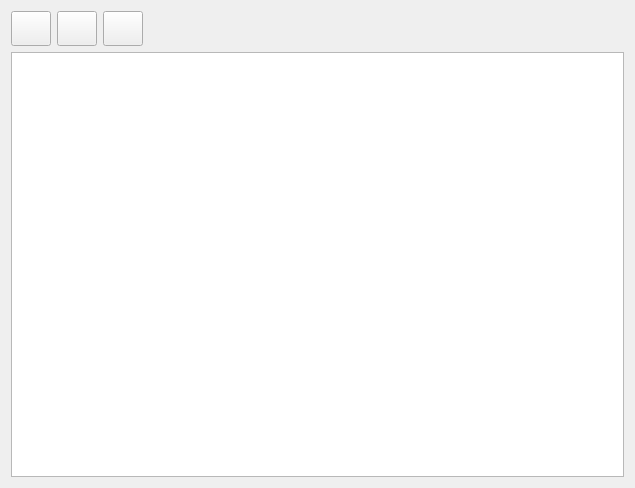
<?xml version="1.0" encoding="UTF-8"?>
<ui version="4.0">
 <class>Users</class>
 <widget class="QWidget" name="Users">
  <property name="geometry">
   <rect>
    <x>0</x>
    <y>0</y>
    <width>635</width>
    <height>488</height>
   </rect>
  </property>
  <property name="windowTitle">
   <string>Form</string>
  </property>
  <layout class="QVBoxLayout" name="verticalLayout">
   <item>
    <layout class="QHBoxLayout" name="horizontalLayout">
     <item>
      <widget class="QPushButton" name="btn_del">
       <property name="enabled">
        <bool>true</bool>
       </property>
       <property name="sizePolicy">
        <sizepolicy hsizetype="Fixed" vsizetype="Fixed">
         <horstretch>0</horstretch>
         <verstretch>0</verstretch>
        </sizepolicy>
       </property>
       <property name="minimumSize">
        <size>
         <width>40</width>
         <height>35</height>
        </size>
       </property>
       <property name="text">
        <string/>
       </property>
       <property name="icon">
        <iconset resource="../resources.qrc">
         <normaloff>:/icons/icons/delete.png</normaloff>:/icons/icons/delete.png</iconset>
       </property>
       <property name="shortcut">
        <string>Del</string>
       </property>
      </widget>
     </item>
     <item>
      <widget class="QPushButton" name="btn_refresh">
       <property name="sizePolicy">
        <sizepolicy hsizetype="Fixed" vsizetype="Fixed">
         <horstretch>0</horstretch>
         <verstretch>0</verstretch>
        </sizepolicy>
       </property>
       <property name="minimumSize">
        <size>
         <width>40</width>
         <height>35</height>
        </size>
       </property>
       <property name="text">
        <string/>
       </property>
       <property name="icon">
        <iconset resource="../resources.qrc">
         <normaloff>:/icons/icons/refresh.png</normaloff>:/icons/icons/refresh.png</iconset>
       </property>
       <property name="shortcut">
        <string>Ctrl+A</string>
       </property>
      </widget>
     </item>
     <item>
      <widget class="QPushButton" name="btn_make_admin">
       <property name="sizePolicy">
        <sizepolicy hsizetype="Fixed" vsizetype="Fixed">
         <horstretch>0</horstretch>
         <verstretch>0</verstretch>
        </sizepolicy>
       </property>
       <property name="minimumSize">
        <size>
         <width>40</width>
         <height>35</height>
        </size>
       </property>
       <property name="text">
        <string/>
       </property>
       <property name="icon">
        <iconset resource="../resources.qrc">
         <normaloff>:/icons/icons/crown.png</normaloff>:/icons/icons/crown.png</iconset>
       </property>
       <property name="shortcut">
        <string>Ctrl+A</string>
       </property>
      </widget>
     </item>
     <item>
      <spacer name="horizontalSpacer">
       <property name="orientation">
        <enum>Qt::Horizontal</enum>
       </property>
       <property name="sizeType">
        <enum>QSizePolicy::Expanding</enum>
       </property>
       <property name="sizeHint" stdset="0">
        <size>
         <width>40</width>
         <height>20</height>
        </size>
       </property>
      </spacer>
     </item>
    </layout>
   </item>
   <item>
    <widget class="QTableWidget" name="tableWidget"/>
   </item>
   <item>
    <layout class="QHBoxLayout" name="horizontalLayout_2"/>
   </item>
  </layout>
 </widget>
 <resources>
  <include location="../resources.qrc"/>
 </resources>
 <connections/>
</ui>
